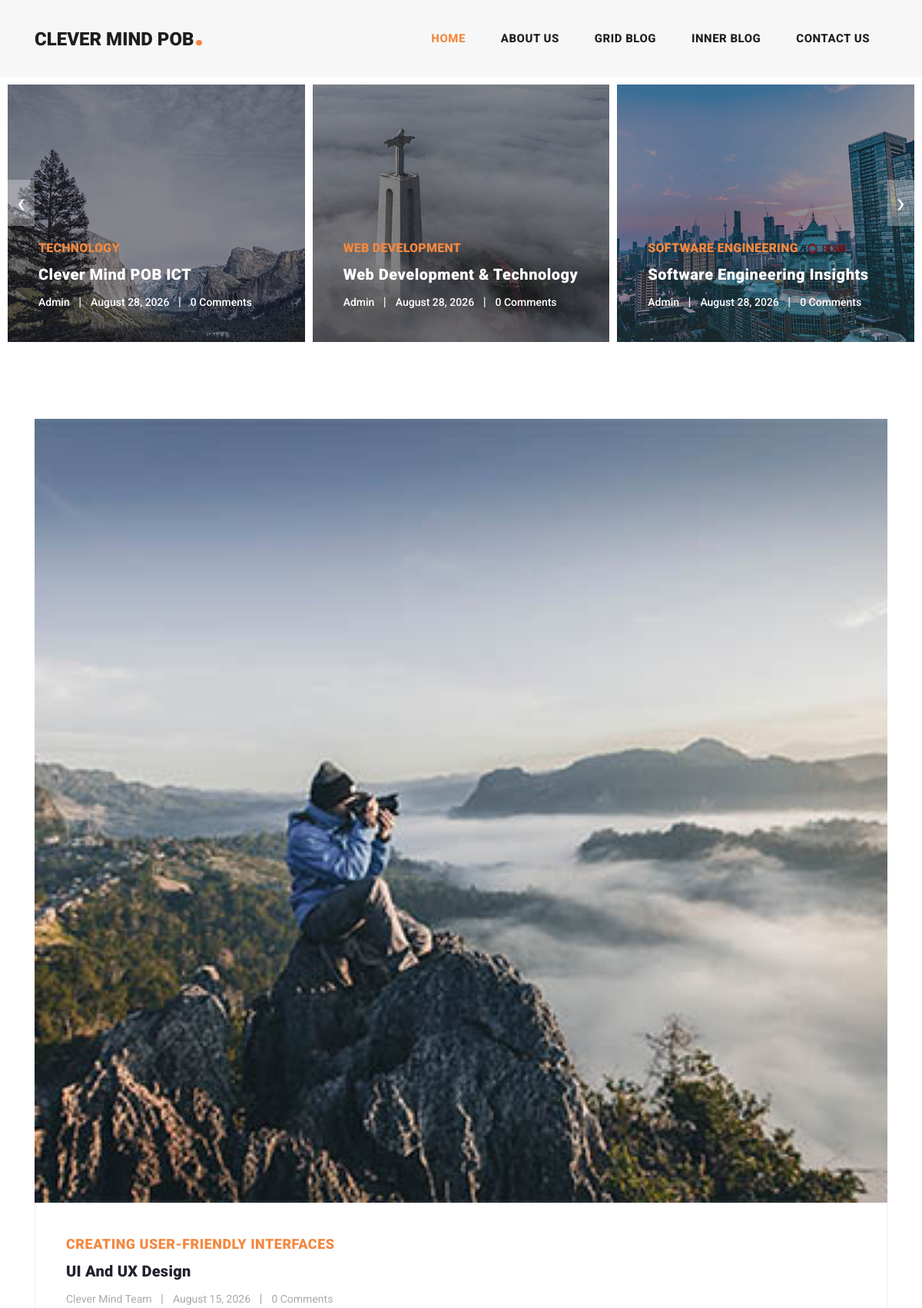
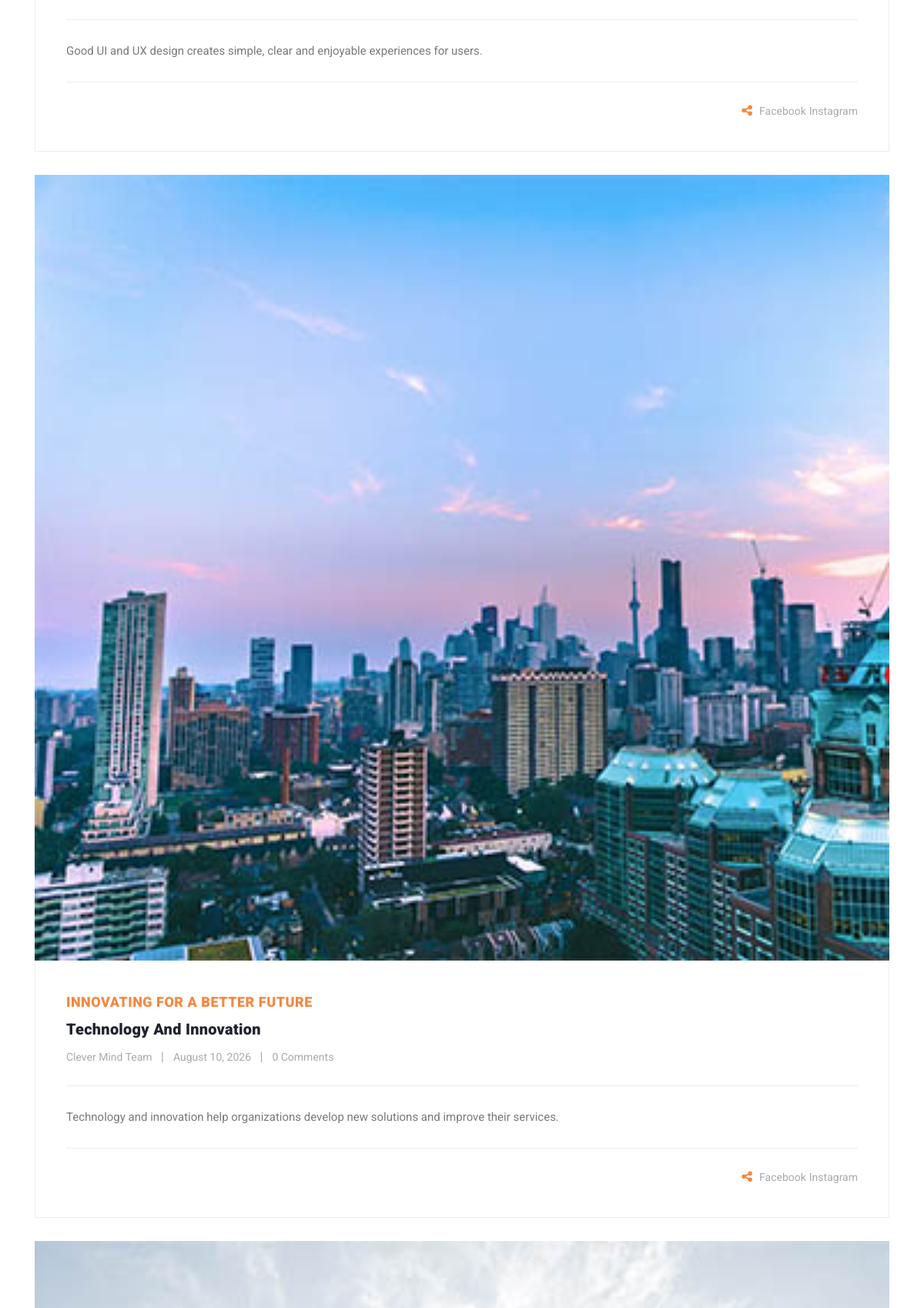
The page / (upper part) on the database its author committed (2 pictures, top to bottom).
### tables this page shows
CREATE TABLE `blogs` (
  `id` int(10) UNSIGNED NOT NULL,
  `image` varchar(255) NOT NULL,
  `title` varchar(255) NOT NULL,
  `subtitle` varchar(255) DEFAULT NULL,
  `blogger_name` varchar(150) NOT NULL,
  `publish_date` date NOT NULL,
  `description` text NOT NULL,
  `created_at` timestamp NOT NULL DEFAULT current_timestamp()
);

### index.php (the view, shortened to what this page needs)
<?php
require_once "config.php";
$stmt = $pdo->prepare("
    SELECT
        id,
        image,
        title,
        subtitle,
        blogger_name,
        publish_date,
        description
    FROM blogs
    ORDER BY publish_date DESC
");
$stmt->execute();
$blogs = $stmt->fetchAll(PDO::FETCH_ASSOC);
?>
<!DOCTYPE html>
<html lang="en">
<head>
  <link
    href="vendor/bootstrap/css/bootstrap.min.css"
    rel="stylesheet">
  <link
    rel="stylesheet"
    href="assets/css/fontawesome.css">
  <link
    rel="stylesheet"
    href="assets/css/templatemo-stand-blog.css">
  <link
    rel="stylesheet"
    href="assets/css/owl.css">
</head>
<body>
  <header>
    <nav class="navbar navbar-expand-lg">
      <div class="container">
        <a class="navbar-brand"
           href="index.php">
          <h2>
            Clever Mind POB<em>.</em>
          </h2>
        </a>
        <div
          class="collapse navbar-collapse"
          id="navbarResponsive">
          <ul class="navbar-nav ml-auto">
            <li class="nav-item active">
              <a class="nav-link"
                 href="index.php">
                Home
              </a>
            </li>
            <li class="nav-item">
              <a class="nav-link"
                 href="about.php">
                About Us
              </a>
            </li>
            <li class="nav-item">
              <a class="nav-link"
                 href="blog.php">
                Grid Blog
              </a>
            </li>
            <li class="nav-item">
              <a class="nav-link"
                 href="post-details.php">
                Inner Blog
              </a>
            </li>
            <li class="nav-item">
              <a class="nav-link"
                 href="contact.php">
                Contact Us
              </a>
            </li>
          </ul>
        </div>
      </div>
    </nav>
  </header>
  <div class="main-banner header-text">
    <div class="container-fluid">
      <div class="owl-banner owl-carousel">
        <div class="item">
          <img
            src="assets/images/banner-item-01.jpg"
            alt="">
          <div class="item-content">
            <div class="main-content">
              <div class="meta-category">
                <span>
                  Technology
                </span>
              </div>
              <a href="post-details.php">
                <h4>
                  Clever Mind POB ICT
                </h4>
              </a>
              <ul class="post-info">
                <li>
                  <a href="#">
                    Admin
                  </a>
                </li>
                <li>
                  <a href="#">
                    August 28, 2026
                  </a>
                </li>
                <li>
                  <a href="#">
                    0 Comments
                  </a>
                </li>
              </ul>
            </div>
          </div>
        </div>
        <div class="item">
          <img
            src="assets/images/banner-item-02.jpg"
            alt="">
          <div class="item-content">
            <div class="main-content">
              <div class="meta-category">
                <span>
                  Web Development
                </span>
              </div>
              <a href="post-details.php">
                <h4>
                  Web Development &amp; Technology
                </h4>
              </a>
              <ul class="post-info">
                <li>
                  <a href="#">
                    Admin
                  </a>
                </li>
                <li>
                  <a href="#">
                    August 28, 2026
                  </a>
                </li>
                <li>
                  <a href="#">
                    0 Comments
                  </a>
                </li>
              </ul>
            </div>
          </div>
        </div>
        <div class="item">
          <img
            src="assets/images/banner-item-03.jpg"
            alt="">
          <div class="item-content">
            <div class="main-content">
              <div class="meta-category">
                <span>
                  Software Engineering
                </span>
              </div>
              <a href="post-details.php">
                <h4>
                  Software Engineering Insights
                </h4>
              </a>
              <ul class="post-info">
                <li>
                  <a href="#">
                    Admin
                  </a>
                </li>
                <li>
                  <a href="#">
                    August 28, 2026
                  </a>
                </li>
                <li>
                  <a href="#">
                    0 Comments
                  </a>
                </li>
              </ul>
            </div>
          </div>
        </div>
      </div>
    </div>
  </div>
  <section class="blog-posts">
    <div class="container">
      <div class="row">
        <div class="col-lg-12">
          <div class="all-blog-posts">
            <div class="row">
              <?php if (!empty($blogs)): ?>
                <?php foreach ($blogs as $blog): ?>
                  <div class="col-lg-12">
                    <div class="blog-post">
                      <div class="blog-thumb">
                        <?php if (!empty($blog['image'])): ?>
                          <img
                            src="assets/images/<?php echo htmlspecialchars($blog['image']); ?>"
                            alt="<?php echo htmlspecialchars($blog['title']); ?>">
                        <?php else: ?>
                          <img
                            src="assets/images/blog-post-01.jpg"
                            alt="<?php echo htmlspecialchars($blog['title']); ?>">
                        <?php endif; ?>
                      </div>
                      <div class="down-content">
                        <span>
                          <?php
                          echo htmlspecialchars(
                              $blog['subtitle']
                          );
                          ?>
                        </span>
                        <a
                          href="post-details.php?id=<?php echo (int)$blog['id']; ?>">
                          <h4>
                            <?php
                            echo htmlspecialchars(
                                $blog['title']
                            );
                            ?>
                          </h4>
                        </a>
                        <ul class="post-info">
                          <li>
                            <a href="#">
                              <?php
                              echo htmlspecialchars(
                                  $blog['blogger_name']
                              );
                              ?>
                            </a>
                          </li>
                          <li>
                            <a href="#">
                              <?php
                              echo date(
                                  'F d, Y',
                                  strtotime(
                                      $blog['publish_date']
                                  )
                              );
                              ?>
                            </a>
                          </li>
                          <li>
                            <a href="#">
                              0 Comments
                            </a>
                          </li>
                        </ul>
                        <p>
                          <?php
                          echo htmlspecialchars(
                              $blog['description']
                          );
                          ?>
                        </p>
                        <div class="post-options">
                          <div class="row">
                            <div class="col-12">
                              <ul class="post-share">
                                <li>
                                  <i class="fa fa-share-alt"></i>
                                </li>
                                <li>
                                  <a
                                    href="https://www.facebook.com/sharer/sharer.php?u=<?php echo urlencode('http://localhost/Task%2026/stand_blog/post-details.php?id=' . $blog['id']); ?>"
                                    target="_blank">
                                    Facebook
                                  </a>
                                </li>
                                <li>
                                  <a
                                    href="https://www.instagram.com/clevermindpob/"
                                    target="_blank">
                                    Instagram
                                  </a>
                                </li>
                              </ul>
                            </div>
                          </div>
                        </div>
                      </div>
                    </div>
                  </div>
                <?php endforeach; ?>
              <?php endif; ?>
            </div>
          </div>
        </div>
      </div>
    </div>
  </section>
</body>
</html>

### assets/css/templatemo-stand-blog.css (style rules this page uses)
body { font-family: 'Roboto', sans-serif; overflow-x: hidden; text-rendering: optimizeLegibility; -webkit-font-smoothing: antialiased; -moz-osx-font-smoothing: grayscale; }
p { margin-bottom: 0px; font-size: 15px; font-weight: 400; color: #7a7a7a; line-height: 30px; }
a { text-decoration: none!important; }
ul { padding: 0; margin: 0; list-style: none; }
h1,h2,h3,h4,h5,h6 { margin: 0px; }
header { position: absolute; z-index: 99999; width: 100%; height: 100px; background-color: #f7f7f7; -webkit-transition: all 0.3s ease-in-out 0s; -moz-transition: all 0.3s ease-in-out 0s; -o-transition: all 0.3s ease-in-out 0s; transition: all 0.3s ease-in-out 0s; }
header .navbar { padding: 25px 0px; }
.navbar .navbar-brand { float: left; margin-top: -12px; outline: none; }
.navbar .navbar-brand h2 { color: #1e1e1e; text-transform: uppercase; font-size: 24px; font-weight: 900; -webkit-transition: all .3s ease 0s; -moz-transition: all .3s ease 0s; -o-transition: all .3s ease 0s; transition: all .3s ease 0s; }
.navbar .navbar-brand h2 em { font-size: 44px; font-style: normal; color: #f48840; }
#navbarResponsive { z-index: 999; }
.navbar-collapse { text-align: center; }
.navbar .navbar-nav .nav-item { margin: 0px 15px; }
.navbar .navbar-nav a.nav-link { text-transform: capitalize; font-size: 15px; font-weight: 800; text-transform: uppercase; letter-spacing: 0.5px; color: #1e1e1e; transition: all 0.3s; }
.navbar .navbar-nav .nav-link:hover, .navbar .navbar-nav .active>.nav-link, .navbar .navbar-nav .nav-link.active, .navbar .navbar-nav .nav-link.show, .navbar .navbar-nav .show>.nav-link { color: #f48840; }
.main-banner .container-fluid { padding: 0px 10px; margin-bottom: -24px; }
.owl-banner { padding-top: 110px; }
.owl-banner .item { position: relative; }
.owl-banner .item .item-content { position: absolute; bottom: 40px; left: 40px; }
.owl-banner .item .item-content .meta-category span { color: #f48840; font-size: 18px; text-transform: uppercase; font-weight: 900; letter-spacing: 0.25px; }
.owl-banner .item .item-content h4 { font-size: 24px; font-weight: 900; color: #fff; letter-spacing: 0.5px; text-transform: capitalize; margin: 10px 0px 12px 0px; }
.owl-banner .item .item-content ul li { display: inline-block; margin-right: 8px; }
.owl-banner .item .item-content ul li:after { content: '|'; color: #fff; margin-left: 8px; }
.owl-banner .item .item-content ul li:last-child::after { display: none; }
.owl-banner .item .item-content ul li a { font-size: 14px; color: #fff; font-weight: 500; transition: all .3s; }
.blog-posts { margin-top: 100px; }
.blog-posts .blog-post { margin-bottom: 30px; }
.blog-posts .blog-thumb img { width: 100%; overflow: hidden; }
.blog-posts .down-content { padding: 40px; border-right: 1px solid #eee; border-left: 1px solid #eee; border-bottom: 1px solid #eee; }
.blog-posts .down-content span { font-size: 18px; text-transform: uppercase; letter-spacing: 0.5px; font-weight: 900; color: #f48840; }
.blog-posts .down-content h4 { font-size: 24px; text-transform: capitalize; letter-spacing: 0.5px; font-weight: 900; color: #20232e; margin: 10px 0px 12px 0px; }
.blog-posts .down-content ul.post-info li { display: inline-block; margin-right: 8px; }
.blog-posts .down-content ul.post-info li:after { content: '|'; color: #aaa; margin-left: 8px; }
.blog-posts .down-content h4 { font-size: 20px; letter-spacing: 0.25px; }
.blog-posts .down-content ul.post-info li:last-child::after { display: none; }
.blog-posts .down-content ul.post-info li a { font-size: 14px; color: #aaa; font-weight: 400; transition: all .3s; }
.blog-posts .down-content p { padding: 25px 0px; margin: 25px 0px; border-top: 1px solid #eee; border-bottom: 1px solid #eee; }
.blog-posts .down-content ul.post-share { text-align: right; }
.blog-posts .down-content ul.post-tags li, .blog-posts .down-content ul.post-share li { display: inline-block; }
.blog-posts .down-content ul.post-tags li:first-child i, .blog-posts .down-content ul.post-share li:first-child i { color: #f48840; margin-right: 5px; }
.blog-posts .down-content ul.post-tags li, .blog-posts .down-content ul.post-share li { color: #aaa; }
.blog-posts .down-content ul.post-tags li a, .blog-posts .down-content ul.post-share li a { font-size: 14px; color: #aaa; font-weight: 400; transition: all .3s; }
@media (max-width: 1250px) { .owl-banner .item .item-content .meta-category span { font-size: 16px; } }
@media (max-width: 1250px) { .owl-banner .item .item-content h4 { font-size: 20px; } }

### rows shown on the page
blogs: image (picture), subtitle "CREATING USER-FRIENDLY INTERFACES", title "UI And UX Design", blogger_name "Clever Mind Team", publish_date "August 15, 2026", description "Good UI and UX design creates simple, clear and enjoyable experiences for users."
blogs: image (picture), subtitle "INNOVATING FOR A BETTER FUTURE", title "Technology And Innovation", blogger_name "Clever Mind Team", publish_date "August 10, 2026", description "Technology and innovation help organizations develop new solutions and improve their services."
blogs: image (picture)
